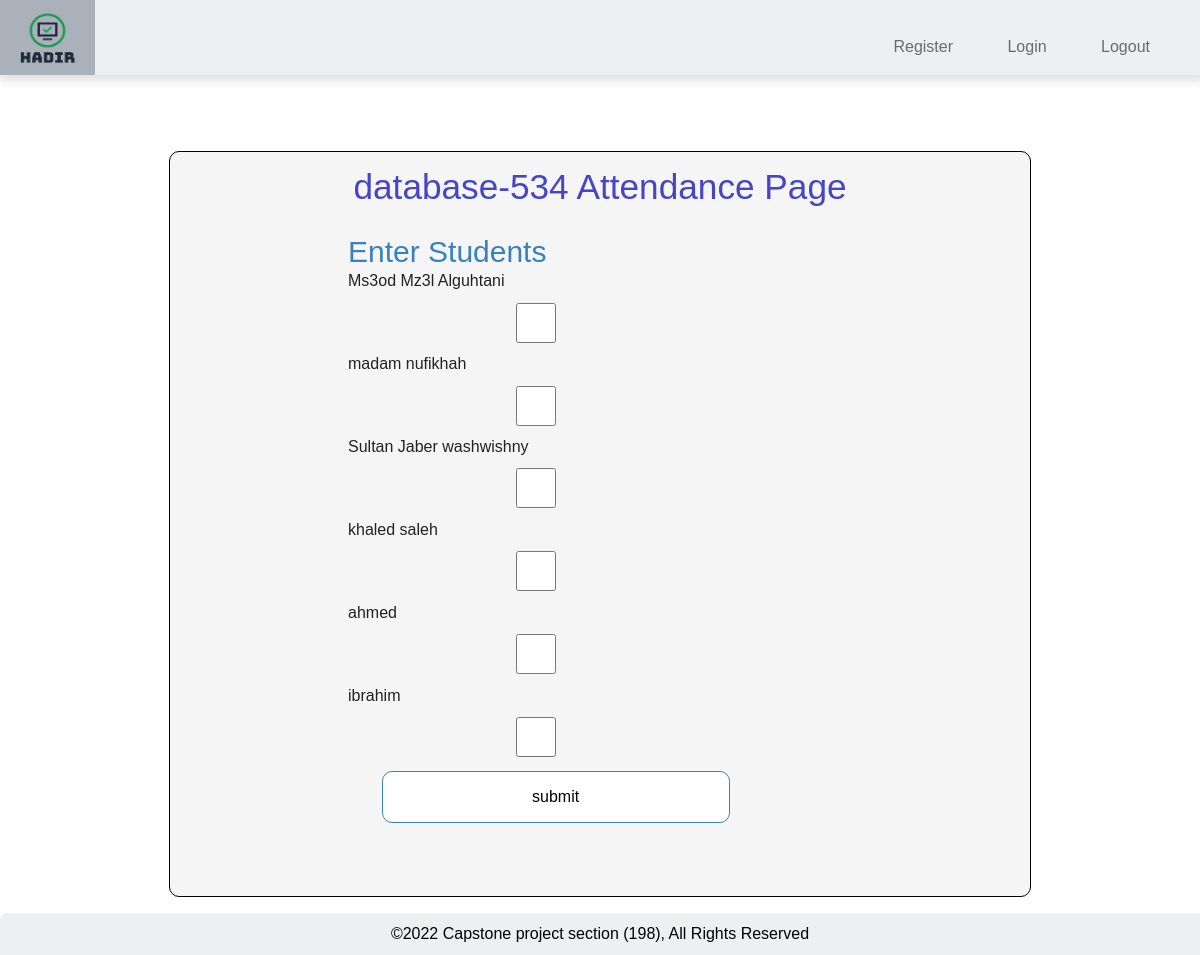
The page /Hadir/Classes/database-534/Attendance (signed in) on the database its author committed.
### HadirApp/models.py (models this page shows)
class Student(models.Model):
    name = models.CharField(max_length=60)
    student_id = models.CharField(
        primary_key=True, max_length=8, validators=[RegexValidator(r'^(4)(\d{7})$')])
    student_absence = models.IntegerField(default=0)
    reg_date = models.DateTimeField('date registered',  auto_now_add=True)
    classes = models.ManyToManyField(Class)
    precense = models.BooleanField(default=False)
    def __str__(self):
        return self.name

### HadirApp/views.py (the view, shortened to what this page needs)
@login_required(login_url='./login')
def attendance(request, class_name, class_id):
    today = date.today()
    print(today)
    students = Student.objects.all()
    context = {'students': students,
               'class_name': class_name, 'class_id': class_id}
    return render(request, 'HadirApp/take_attendance.html', context)

### HadirApp/templates/HadirApp/take_attendance.html (shortened to what this page needs)
{% extends 'HadirApp/base.html' %}
{% block main_content %}
{% load static %}
<body>
    <div class="container">
        <div class="title">
            <h1> {{class_name}}-{{class_id}} Attendance Page</h1>
        </div>
        <div class="main">
            <div>
                <form action="Results" method="POST">
                    <p>Enter Students</p>
                    {% for student in students%}
                    <label for="{{student}}">{{student}}</label>
                    <input type="checkbox" name="student" value="{{student}}">
                    {% endfor%}
            </div>
            <div>
                <input type="submit" value="submit" class="click">
            </div>
        </div>
    </div>
</body>
</html>
{% endblock %}

### HadirApp/static/Hadir/main.css (style rules this page uses)
* { margin: 0; padding: 0; box-sizing: border-box; font-family: 'Lato', 'Arial', sans-serif; scroll-behavior: smooth; }
body { background-color: #f1f1f1; }
h1, p { text-align: center; line-height: 1.4; }
h1 { font-size: 2.2rem; }
input { border: 0; border-left: 1px solid #ccc; border-radius: 0; outline: 0; padding: 5px; }

### HadirApp/static/Hadir/log-reg-style.css (style rules this page uses)
html { scroll-behavior: smooth; height: 100%; background-image: url('https://images.unsplash.com/photo-1435224668334-0f82ec57b605?ixlib=rb-1.2.1&ixid=MnwxMjA3fDB8MHxwaG90by1yZWxhdGVkfDd8fHxlbnwwfHx8fA%3D%3D&w=1000&q=80'); background-position: center; background-repeat: no-repeat; background-size: cover; }

### HadirApp/static/Hadir/class.css (style rules this page uses)
html { scroll-behavior: smooth; height: 100%; background: #eef0ef; background-position: center; background-repeat: no-repeat; background-size: cover; }
.container { margin: 30px auto; border: 1px transparent; border-radius: 5px; width: 90%; background: #fff; padding: 10px; }
.container h1 { color: rgb(69, 69, 198); margin-bottom: 20px; }

### HadirApp/static/Hadir/attendance.css (style rules this page uses)
body { background-color: #b6b4b4; font-family: Helvetica, sans-serif; color: #222; scroll-behavior: smooth; }
* { margin: 0; padding: 0; border: 0; font-size: 100%; font: inherit; vertical-align: baseline; box-sizing: content-box; }
body { line-height: 1; }

### HadirApp/templates/HadirApp/take_attendance.html (style rules this page uses)
.container { background-color: whitesmoke; width: 70%; margin: 5% auto 0 auto; border-radius: 10px; padding-bottom: 5%; border: 1px solid black; }
.main { margin-left: 20%; }
.title { margin-bottom: 2%; }
.main p { font-size: 30px; color: rgb(57, 129, 188); text-align: left; }
select, input { display: block; margin: 2% 3%; width: 50%; height: 40px; border-radius: 10px; }
input { border: 16px black; border: 1px solid black; }
.click { background-color: #FFF; border: 2px #000; margin-left: 5%; cursor: pointer; transition: .2s ease-in-out 0s; border: 1px solid rgb(57, 129, 188); }

### rows shown on the page
Student: name "Ms3od Mz3l Alguhtani"
Student: name "madam nufikhah"
Student: name "Sultan Jaber washwishny"
Student: name "khaled saleh"
Student: name "ahmed"
Student: name "ibrahim"

### other values the page prints
{{ class_name }} "database"
{{ class_id }} "534"
